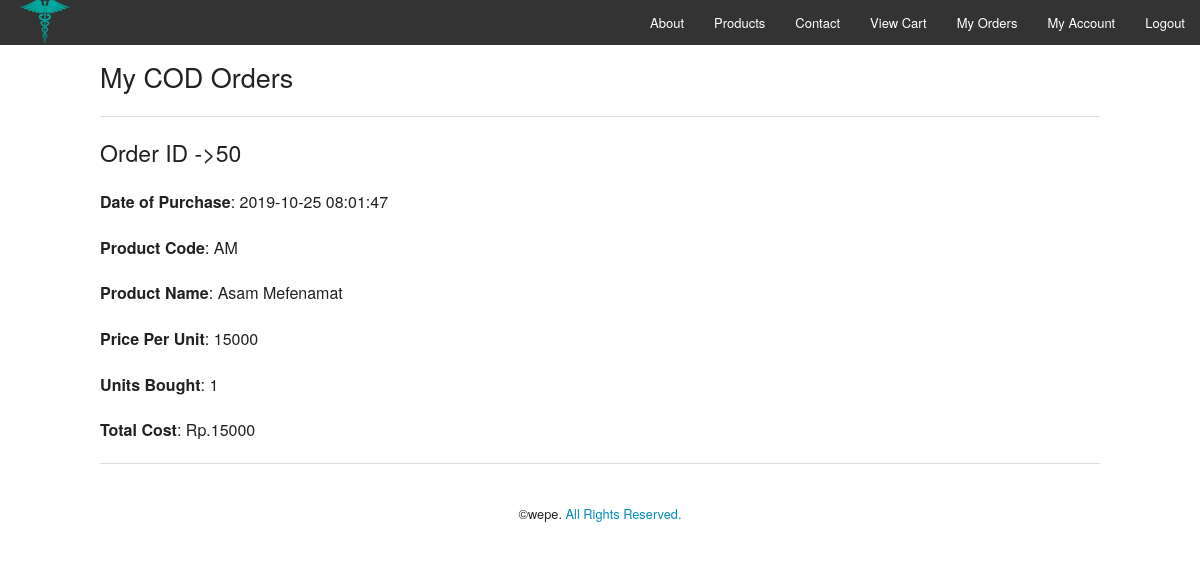
Page /orders.php (signed in) on the committed database.
### tables this page shows
CREATE TABLE `orders` (
  `id` int(15) NOT NULL,
  `product_code` varchar(255) NOT NULL,
  `product_name` varchar(255) NOT NULL,
  `product_desc` varchar(255) NOT NULL,
  `price` int(10) NOT NULL,
  `units` int(5) NOT NULL,
  `total` int(15) NOT NULL,
  `date` timestamp NOT NULL DEFAULT CURRENT_TIMESTAMP,
  `tanggal` date NOT NULL DEFAULT '0000-00-00',
  `email` varchar(255) NOT NULL
);

### config.php (called while the page is built, shortened)
<?php
$currency = 'Rp.';
?>

### orders.php (the view, shortened to what this page needs)
<?php
include 'include/headeruser.php';
include 'config.php';
?>
  <body>
<?php
include 'include/navbaruser.php';
?>
    <div class="row" style="margin-top:10px;">
      <div class="large-12">
        <h3>My COD Orders</h3>
        <hr>
        <?php
          $user = $_SESSION["username"];
          $result = $mysqli->query("SELECT * from orders where email='".$user."'");
          if($result) {
            while($obj = $result->fetch_object()) {
              echo '<p><h4>Order ID ->'.$obj->id.'</h4></p>';
              echo '<p><strong>Date of Purchase</strong>: '.$obj->date.'</p>';
              echo '<p><strong>Product Code</strong>: '.$obj->product_code.'</p>';
              echo '<p><strong>Product Name</strong>: '.$obj->product_name.'</p>';
              echo '<p><strong>Price Per Unit</strong>: '.$obj->price.'</p>';
              echo '<p><strong>Units Bought</strong>: '.$obj->units.'</p>';
              echo '<p><strong>Total Cost</strong>: '.$currency.$obj->total.'</p>';
              echo '<p><hr></p>';
            }
          }
        ?>
      </div>
    </div>
    <div class="row" style="margin-top:10px;">
      <div class="small-12">
 <?php include 'include/footer.php'; ?>

### rows in the picture
orders: id "50", date "2019-10-25 08:01:47", product_code "AM", product_name "Asam Mefenamat", price "15000", units "1", total "15000"
